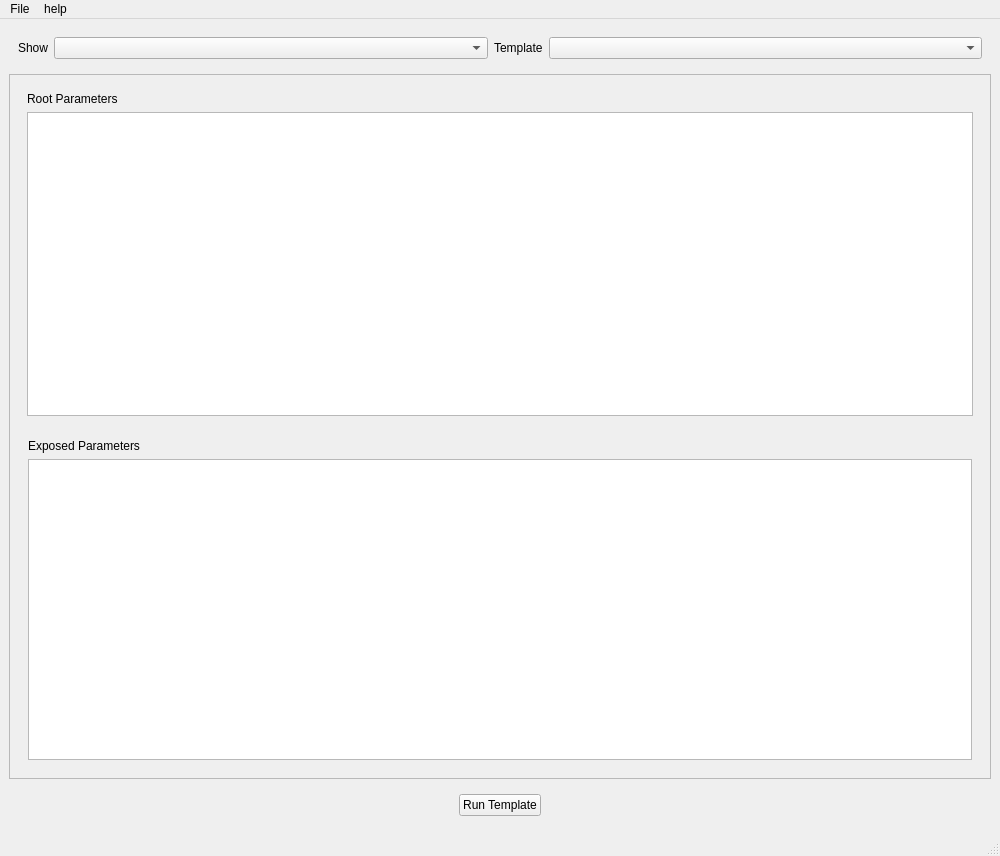
<?xml version="1.0" encoding="UTF-8"?>
<ui version="4.0">
 <class>MainWindow</class>
 <widget class="QMainWindow" name="MainWindow">
  <property name="enabled">
   <bool>true</bool>
  </property>
  <property name="geometry">
   <rect>
    <x>0</x>
    <y>0</y>
    <width>1000</width>
    <height>856</height>
   </rect>
  </property>
  <property name="windowTitle">
   <string>comfyRemote - UI </string>
  </property>
  <widget class="QWidget" name="centralwidget">
   <layout class="QGridLayout" name="gridLayout_3">
    <item row="0" column="0">
     <widget class="QFrame" name="frame_input">
      <property name="frameShape">
       <enum>QFrame::NoFrame</enum>
      </property>
      <property name="frameShadow">
       <enum>QFrame::Plain</enum>
      </property>
      <property name="lineWidth">
       <number>0</number>
      </property>
      <layout class="QGridLayout" name="gridLayout">
       <item row="1" column="0">
        <layout class="QHBoxLayout" name="horizontalLayout_3">
         <item>
          <widget class="QLabel" name="label_show">
           <property name="enabled">
            <bool>true</bool>
           </property>
           <property name="sizePolicy">
            <sizepolicy hsizetype="Fixed" vsizetype="Preferred">
             <horstretch>0</horstretch>
             <verstretch>0</verstretch>
            </sizepolicy>
           </property>
           <property name="text">
            <string>Show</string>
           </property>
          </widget>
         </item>
         <item>
          <widget class="QComboBox" name="selectShow">
           <item>
            <property name="text">
             <string/>
            </property>
           </item>
          </widget>
         </item>
         <item>
          <widget class="QLabel" name="label">
           <property name="sizePolicy">
            <sizepolicy hsizetype="Fixed" vsizetype="Preferred">
             <horstretch>0</horstretch>
             <verstretch>0</verstretch>
            </sizepolicy>
           </property>
           <property name="text">
            <string>Template</string>
           </property>
          </widget>
         </item>
         <item>
          <widget class="QComboBox" name="selectTemplate"/>
         </item>
        </layout>
       </item>
      </layout>
     </widget>
    </item>
    <item row="2" column="0">
     <widget class="QFrame" name="frame_output">
      <property name="frameShape">
       <enum>QFrame::NoFrame</enum>
      </property>
      <property name="frameShadow">
       <enum>QFrame::Raised</enum>
      </property>
      <layout class="QGridLayout" name="gridLayout_2">
       <item row="0" column="0">
        <layout class="QGridLayout" name="gridLayout_4">
         <item row="0" column="0">
          <widget class="QPushButton" name="run">
           <property name="sizePolicy">
            <sizepolicy hsizetype="Fixed" vsizetype="Fixed">
             <horstretch>0</horstretch>
             <verstretch>0</verstretch>
            </sizepolicy>
           </property>
           <property name="text">
            <string>Run Template</string>
           </property>
          </widget>
         </item>
        </layout>
       </item>
      </layout>
     </widget>
    </item>
    <item row="1" column="0">
     <widget class="QFrame" name="frame_data">
      <property name="frameShape">
       <enum>QFrame::StyledPanel</enum>
      </property>
      <property name="frameShadow">
       <enum>QFrame::Raised</enum>
      </property>
      <layout class="QVBoxLayout" name="verticalLayout_3">
       <item>
        <widget class="QFrame" name="frame_RootParameters">
         <property name="frameShape">
          <enum>QFrame::NoFrame</enum>
         </property>
         <property name="frameShadow">
          <enum>QFrame::Raised</enum>
         </property>
         <layout class="QVBoxLayout" name="verticalLayout_4">
          <property name="leftMargin">
           <number>8</number>
          </property>
          <property name="topMargin">
           <number>8</number>
          </property>
          <property name="rightMargin">
           <number>8</number>
          </property>
          <property name="bottomMargin">
           <number>8</number>
          </property>
          <item>
           <widget class="QLabel" name="label_2">
            <property name="text">
             <string>Root Parameters</string>
            </property>
           </widget>
          </item>
          <item>
           <widget class="QTableView" name="tableView_RootParameters">
            <attribute name="horizontalHeaderDefaultSectionSize">
             <number>150</number>
            </attribute>
            <attribute name="horizontalHeaderStretchLastSection">
             <bool>true</bool>
            </attribute>
            <attribute name="verticalHeaderVisible">
             <bool>false</bool>
            </attribute>
           </widget>
          </item>
         </layout>
        </widget>
       </item>
       <item>
        <widget class="QFrame" name="frame_ExposedArguments">
         <property name="frameShape">
          <enum>QFrame::NoFrame</enum>
         </property>
         <property name="frameShadow">
          <enum>QFrame::Raised</enum>
         </property>
         <layout class="QVBoxLayout" name="verticalLayout_5">
          <item>
           <widget class="QLabel" name="label_3">
            <property name="text">
             <string>Exposed Parameters</string>
            </property>
           </widget>
          </item>
          <item>
           <widget class="QTableView" name="tableView_ExposedArguments">
            <property name="alternatingRowColors">
             <bool>false</bool>
            </property>
            <property name="selectionBehavior">
             <enum>QAbstractItemView::SelectItems</enum>
            </property>
            <attribute name="horizontalHeaderDefaultSectionSize">
             <number>150</number>
            </attribute>
            <attribute name="horizontalHeaderStretchLastSection">
             <bool>true</bool>
            </attribute>
            <attribute name="verticalHeaderVisible">
             <bool>false</bool>
            </attribute>
           </widget>
          </item>
         </layout>
        </widget>
       </item>
      </layout>
     </widget>
    </item>
   </layout>
  </widget>
  <widget class="QMenuBar" name="menubar">
   <property name="geometry">
    <rect>
     <x>0</x>
     <y>0</y>
     <width>1000</width>
     <height>19</height>
    </rect>
   </property>
   <widget class="QMenu" name="menufile">
    <property name="title">
     <string>File</string>
    </property>
    <addaction name="actionOpen_Local_Folder"/>
    <addaction name="separator"/>
    <addaction name="actionOpen_Custom_Template"/>
    <addaction name="actionQuit"/>
   </widget>
   <widget class="QMenu" name="menuhelp">
    <property name="title">
     <string>help</string>
    </property>
    <addaction name="actionUser_Guide"/>
    <addaction name="actionTemplate_Guide"/>
   </widget>
   <addaction name="menufile"/>
   <addaction name="menuhelp"/>
  </widget>
  <widget class="QStatusBar" name="statusbar"/>
  <action name="actionQuit">
   <property name="text">
    <string>Quit</string>
   </property>
   <property name="shortcut">
    <string>Esc</string>
   </property>
  </action>
  <action name="actionOpen_Custom_Template">
   <property name="text">
    <string>Open Custom Template </string>
   </property>
   <property name="shortcut">
    <string>Ctrl+N</string>
   </property>
  </action>
  <action name="actionUser_Guide">
   <property name="text">
    <string>User Guide</string>
   </property>
  </action>
  <action name="actionOpen_Local_Folder">
   <property name="text">
    <string>Open Local Folder</string>
   </property>
   <property name="shortcut">
    <string>Ctrl+O</string>
   </property>
  </action>
  <action name="actionTemplate_Guide">
   <property name="text">
    <string>Template Guide</string>
   </property>
  </action>
 </widget>
 <resources/>
 <connections>
  <connection>
   <sender>actionQuit</sender>
   <signal>triggered()</signal>
   <receiver>MainWindow</receiver>
   <slot>close()</slot>
   <hints>
    <hint type="sourcelabel">
     <x>-1</x>
     <y>-1</y>
    </hint>
    <hint type="destinationlabel">
     <x>413</x>
     <y>427</y>
    </hint>
   </hints>
  </connection>
 </connections>
</ui>
